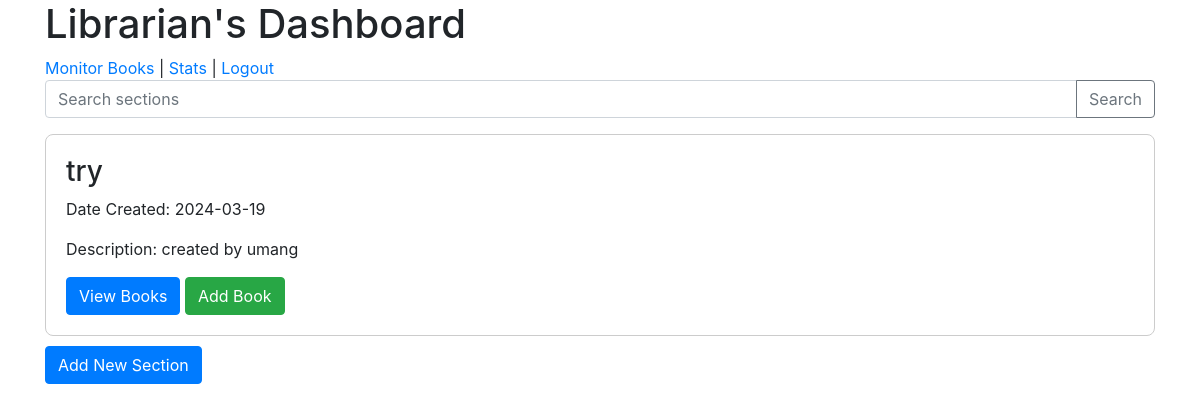
The page /librarian_dashboard (signed in) on the database as committed earlier.
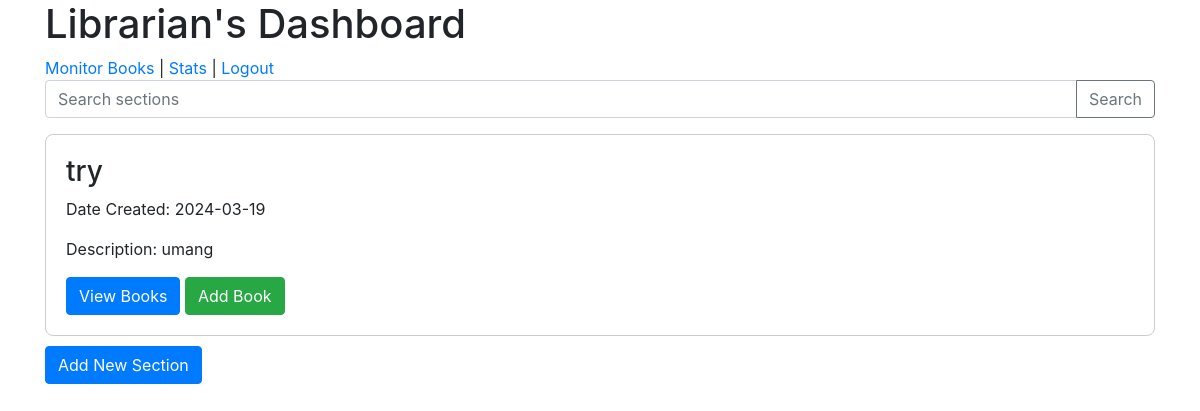
The same page on the database as committed later.
### app.py (models this page shows)
class Section(db.Model):
    id = db.Column(db.Integer, primary_key=True)
    title = db.Column(db.String(100), nullable=False)
    date_created = db.Column(db.DateTime, default=datetime.now, nullable=False)
    description = db.Column(db.String(500), nullable=True)
    user_id = db.Column(db.Integer, db.ForeignKey('user.id'))
    books = db.relationship('Book', back_populates='section')
    issues = db.relationship('Issue', backref='section', lazy='dynamic')

### app.py (the view)
@app.route('/librarian_dashboard', methods=['GET', 'POST'])
def librarian_dashboard():
    if 'librarian_id' not in session:
        return redirect(url_for('librarian_login'))
    librarian_id = session['librarian_id']
    query = request.args.get('query')  # Get the search query from URL parameters for GET request
    if query:
        sections = Section.query.filter(Section.user_id == librarian_id, Section.title.contains(query)).all()
    else:
        sections = Section.query.filter_by(user_id=librarian_id).all()
    return render_template('librarian_dashboard.html', sections=sections)

### templates/librarian_dashboard.html (shortened to what this page needs)
<!DOCTYPE html>
<html lang="en">
<head>
    <link rel="stylesheet" href="https://stackpath.bootstrapcdn.com/bootstrap/4.3.1/css/bootstrap.min.css">
</head>
<body>
<div class="container">
    <h1>Librarian's Dashboard</h1>
    <div>
        <a href="{{ url_for('monitor_books') }}">Monitor Books</a> |
        <a href="stats.html">Stats</a> |
        <a href="{{ url_for('logout') }}">Logout</a>
    </div>
    <form action="{{ url_for('librarian_dashboard') }}" method="GET" class="input-group mb-3">
        <input type="text" class="form-control" placeholder="Search sections" aria-label="Search" name="query">
        <div class="input-group-append">
            <button class="btn btn-outline-secondary" type="submit">Search</button>
        </div>
    </form>
    {% for section in sections %}
    <div class="section-card">
        <h3>{{ section.title }}</h3>
        <p>Date Created: {{ section.date_created.strftime('%Y-%m-%d') }}</p>
        <p>Description: {{ section.description }}</p>
        <a href="{{ url_for('view_books', section_id=section.id) }}" class="btn btn-primary">View Books</a>
        <a href="{{ url_for('add_book_form', section_id=section.id) }}" class="btn btn-success">Add Book</a>
    </div>
    {% else %}
    <p>No sections added yet.</p>
    {% endfor %}
    <a href="{{ url_for('add_section_form') }}" class="btn btn-primary">Add New Section</a>
</div>
</body>
</html>

### templates/librarian_dashboard.html (style rules this page uses)
.section-card, .recent-section-card { border: 1px solid #ccc; border-radius: 8px; padding: 20px; margin: 10px 0; width: 100%; }

Rows that differ between the two databases and show on the page:
changed Section "try": description "created by umang" → "umang"
